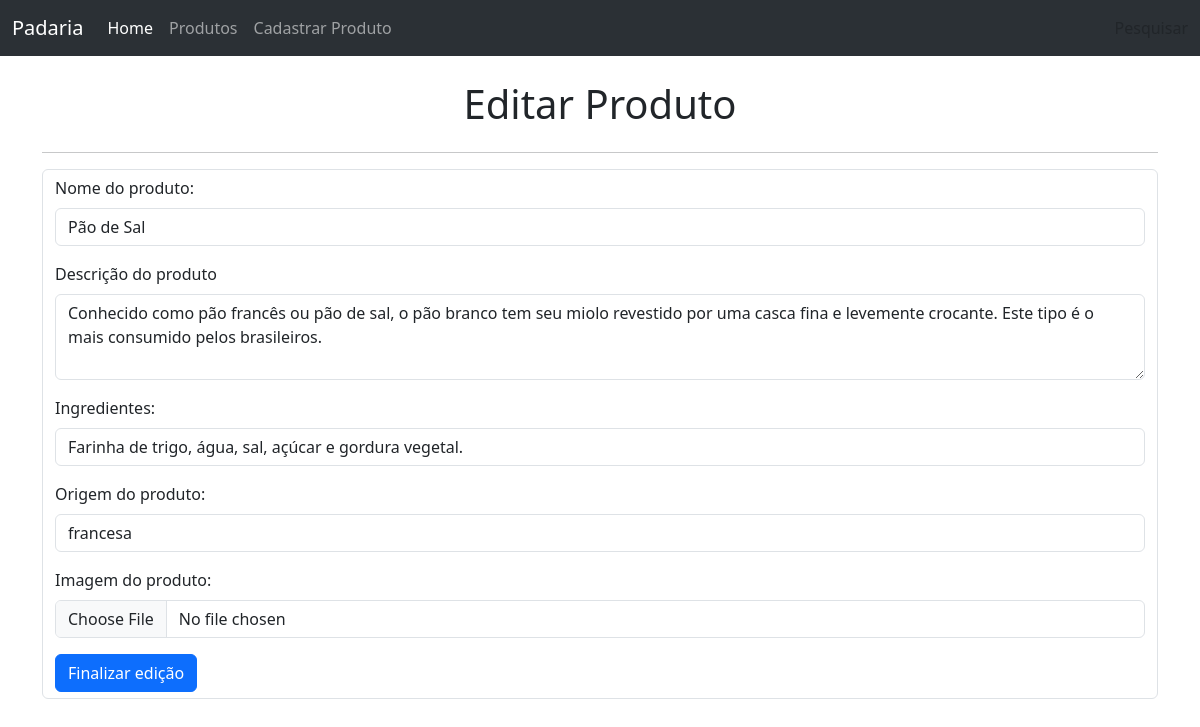
The page /editar_produto/1 on the database its author committed.
### app.py (models this page shows, shortened)
class Product(db.Model):
    __tablename__ = 'produto'
    id = db.Column(db.Integer, primary_key=True)
    nome = db.Column(db.String(100), nullable=False)
    descricao = db.Column(db.String(500))
    ingredientes = db.Column(db.String(500))
    origem = db.Column(db.String(100))
    imagem = db.Column(db.String(100))

### app.py (the view)
@app.route("/editar_produto/<int:id>", methods=["GET", "POST"])
def editar_produto(id):
    if request.method == "POST":
        dados_editados = request.form
        imagem = request.files['imagem']
        produto = db.session.execute(db.select(Product).filter(Product.id == id)).scalar()
        produto.nome = dados_editados["nome"]
        produto.descricao = dados_editados["descricao"]
        produto.ingredientes = dados_editados["ingredientes"]
        produto.origem = dados_editados["origem"]
        if imagem.filename:
            produto.imagem = imagem.filename
            imagem.save(os.path.join('static/imagens', imagem.filename))
        db.session.commit()
        return redirect("/listar_produtos")
    else:
        produto_editado = db.session.execute(db.select(Product).filter(Product.id == id)).scalar()
        return render_template("editar.html", produto=produto_editado)

### templates/editar.html (shortened to what this page needs)
{% extends 'base.html' %} {% block main %}
<div class="container">
  <br />
  <div class="d-flex justify-content-center">
    <h1>Editar Produto</h1>
  </div>
  <hr />
  <form action="{{url_for('editar_produto', id=produto.id)}}" method="post" class="form-control" enctype="multipart/form-data">
    <div class="mb-3">
      <label for="nome" class="form-label">Nome do produto:</label>
      <input
        type="text"
        class="form-control"
        name="nome"
        value="{{produto.nome}}"
        required
      />
    </div>
    <div class="mb-3">
      <label for="descricao" class="form-label">Descrição do produto</label>
      <textarea class="form-control" name="descricao" rows="3">{{produto.descricao}}</textarea>
    </div>
    <div class="mb-3">
      <label for="ingredientes" class="form-label">Ingredientes:</label>
      <input
        type="text"
        class="form-control"
        name="ingredientes"
        value="{{produto.ingredientes}}"
      />
    </div>
    <div class="mb-3">
      <label for="origem" class="form-label">Origem do produto:</label>
      <input
        type="text"
        class="form-control"
        name="origem"
        value="{{produto.origem}}"
      />
    </div>
    <div class="mb-3">
      <label for="imagem" class="form-label">Imagem do produto:</label>
      <input type="file" class="form-control" name="imagem" />
    </div>
    <input class="btn btn-primary" type="submit" value="Finalizar edição">
  </form>
</div>
{% endblock %}

### rows shown on the page
Product: nome "Pão de Sal", descricao "Conhecido como pão francês ou pão de sal, o pão branco tem seu miolo revestido por uma casca fina e levemente crocante. Este tipo é o mais consumido pelos brasileiros.", ingredientes "Farinha de trigo, água, sal, açúcar e gordura vegetal.", origem "francesa"
